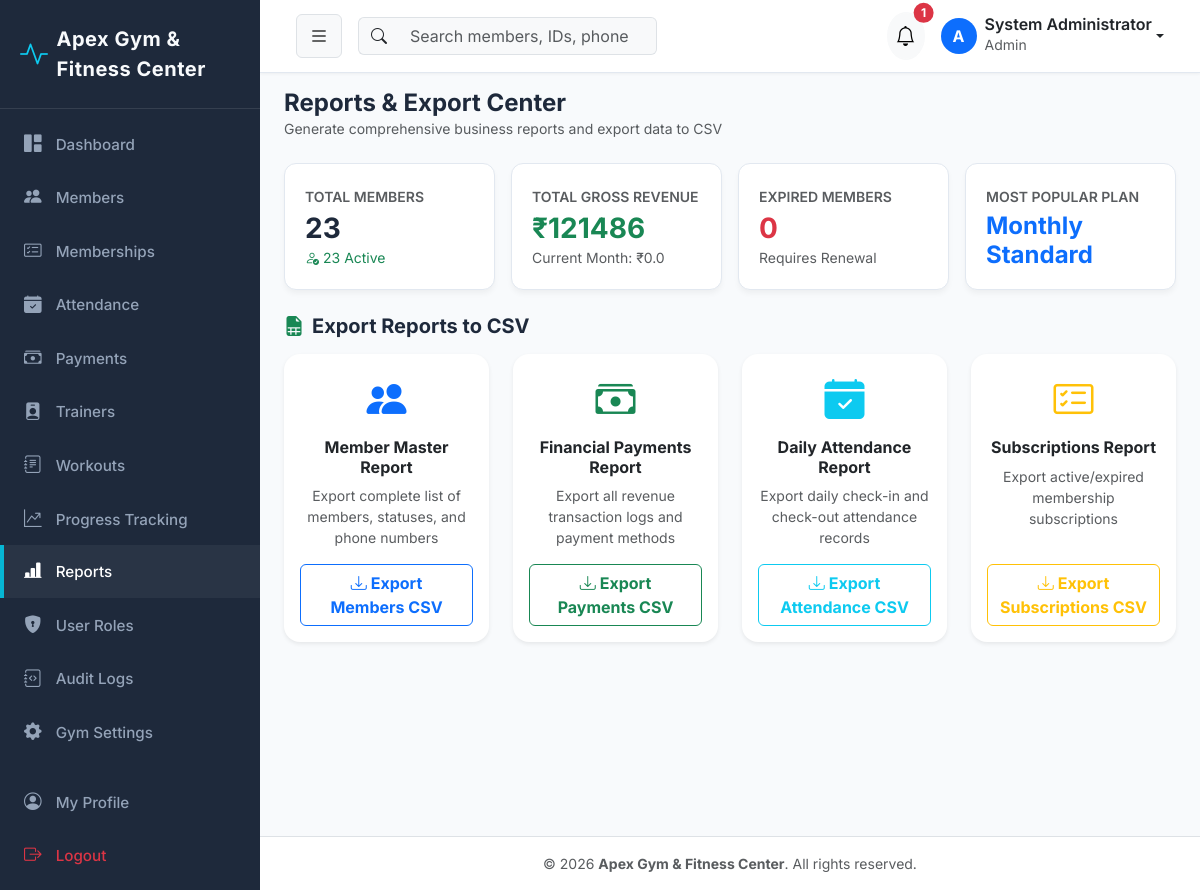
Page /reports/ (signed in) on the committed database.
### gym_settings/models.py (models this page shows, shortened)
class GymSetting(models.Model):
    name = models.CharField(max_length=150, default='Apex Gym & Fitness Center')
    logo = models.ImageField(upload_to='gym_logo/', blank=True, null=True)
    address = models.TextField(default='123 Fitness Avenue, Tech District, City Center')
    phone = models.CharField(max_length=20, default='+1 (555) 019-2834')
    email = models.EmailField(default='contact@apexgym.com')
    opening_time = models.TimeField(default=time(6, 0))
    closing_time = models.TimeField(default=time(22, 0))
    currency = models.CharField(max_length=10, default='₹')
    tax_percentage = models.DecimalField(max_digits=5, decimal_places=2, default=18.00)
    updated_at = models.DateTimeField(auto_now=True)
    @classmethod
    def get_settings(cls):
        obj, created = cls.objects.get_or_create(pk=1)
        return obj

### accounts/models.py (models this page shows, shortened)
class User(AbstractUser):
    class Role(models.TextChoices):
        ADMIN = 'ADMIN', 'Admin'
        STAFF = 'STAFF', 'Staff'
        TRAINER = 'TRAINER', 'Trainer'
        MEMBER = 'MEMBER', 'Member'
    role = models.CharField(
        max_length=20,
        choices=Role.choices,
        default=Role.MEMBER,
        help_text='Role for role-based access control'
    )
    phone = models.CharField(max_length=20, blank=True, null=True)
    profile_picture = models.ImageField(upload_to='profiles/', blank=True, null=True)
    created_at = models.DateTimeField(auto_now_add=True)
    updated_at = models.DateTimeField(auto_now=True)
    @property
    def is_admin(self):
        return self.role == self.Role.ADMIN or self.is_superuser
    def get_full_name_or_username(self):
        full = f"{self.first_name} {self.last_name}".strip()
        return full if full else self.username

### memberships/models.py (models this page shows, shortened)
class MembershipPlan(models.Model):
    name = models.CharField(max_length=100)
    description = models.TextField(blank=True, null=True)
    duration_days = models.PositiveIntegerField(help_text='Duration in days, e.g. 30, 90, 365')
    price = models.DecimalField(max_digits=10, decimal_places=2)
    features = models.TextField(help_text='Features comma or newline separated', blank=True, null=True)
    is_active = models.BooleanField(default=True)
    created_at = models.DateTimeField(auto_now_add=True)

### reports/views.py (the view)
# urls.py: path('', views.report_index_view, name='index'),
@login_required
def report_index_view(request):
    if not (request.user.is_admin or request.user.is_staff_user):
        messages.error(request, "Access denied.")
        return redirect('dashboard:index')
    total_members = Member.objects.count()
    active_members = Member.objects.filter(status='ACTIVE').count()
    expired_members = Member.objects.filter(status='EXPIRED').count()
    total_revenue = Payment.objects.filter(status='PAID').aggregate(Sum('amount'))['amount__sum'] or 0.00
    month_start = timezone.now().date().replace(day=1)
    monthly_revenue = Payment.objects.filter(status='PAID', payment_date__gte=month_start).aggregate(Sum('amount'))['amount__sum'] or 0.00
    plan_stats = MembershipPlan.objects.annotate(sub_count=Count('subscriptions')).order_by('-sub_count')
    return render(request, 'reports/report_index.html', {
        'total_members': total_members,
        'active_members': active_members,
        'expired_members': expired_members,
        'total_revenue': total_revenue,
        'monthly_revenue': monthly_revenue,
        'plan_stats': plan_stats
    })

### templates/reports/report_index.html (shortened to what this page needs)
{% extends "base.html" %}
{% block content %}
<div class="d-flex justify-content-between align-items-center mb-4">
    <div>
        <h4 class="fw-bold mb-0">Reports & Export Center</h4>
        <p class="text-muted small mb-0">Generate comprehensive business reports and export data to CSV</p>
    </div>
</div>
<div class="row g-3 mb-4">
    <div class="col-12 col-md-3">
        <div class="stat-card">
            <span class="text-muted small fw-semibold text-uppercase">Total Members</span>
            <h3 class="fw-bold mb-0 mt-1">{{ total_members }}</h3>
            <small class="text-success"><i class="bi bi-person-check me-1"></i>{{ active_members }} Active</small>
        </div>
    </div>
    <div class="col-12 col-md-3">
        <div class="stat-card">
            <span class="text-muted small fw-semibold text-uppercase">Total Gross Revenue</span>
            <h3 class="fw-bold mb-0 mt-1 text-success">₹{{ total_revenue }}</h3>
            <small class="text-muted">Current Month: ₹{{ monthly_revenue }}</small>
        </div>
    </div>
    <div class="col-12 col-md-3">
        <div class="stat-card">
            <span class="text-muted small fw-semibold text-uppercase">Expired Members</span>
            <h3 class="fw-bold mb-0 mt-1 text-danger">{{ expired_members }}</h3>
            <small class="text-muted">Requires Renewal</small>
        </div>
    </div>
    <div class="col-12 col-md-3">
        <div class="stat-card">
            <span class="text-muted small fw-semibold text-uppercase">Most Popular Plan</span>
            <h4 class="fw-bold mb-0 mt-1 text-primary">{% if plan_stats %}{{ plan_stats.0.name }}{% else %}Standard{% endif %}</h4>
        </div>
    </div>
</div>
<h5 class="fw-bold mb-3"><i class="bi bi-file-earmark-spreadsheet-fill text-success me-2"></i>Export Reports to CSV</h5>
<div class="row g-4">
    <div class="col-12 col-md-6 col-lg-3">
        <div class="card border-0 shadow-sm rounded-4 p-3 text-center h-100">
            <i class="bi bi-people-fill text-primary fs-1 mb-2"></i>
            <h6 class="fw-bold">Member Master Report</h6>
            <p class="text-muted small">Export complete list of members, statuses, and phone numbers</p>
            <a href="{% url 'reports:export_csv' 'members' %}" class="btn btn-outline-primary fw-bold mt-auto"><i class="bi bi-download me-1"></i>Export Members CSV</a>
        </div>
    </div>
    <div class="col-12 col-md-6 col-lg-3">
        <div class="card border-0 shadow-sm rounded-4 p-3 text-center h-100">
            <i class="bi bi-cash-stack text-success fs-1 mb-2"></i>
            <h6 class="fw-bold">Financial Payments Report</h6>
            <p class="text-muted small">Export all revenue transaction logs and payment methods</p>
            <a href="{% url 'reports:export_csv' 'payments' %}" class="btn btn-outline-success fw-bold mt-auto"><i class="bi bi-download me-1"></i>Export Payments CSV</a>
        </div>
    </div>
    <div class="col-12 col-md-6 col-lg-3">
        <div class="card border-0 shadow-sm rounded-4 p-3 text-center h-100">
            <i class="bi bi-calendar-check-fill text-info fs-1 mb-2"></i>
            <h6 class="fw-bold">Daily Attendance Report</h6>
            <p class="text-muted small">Export daily check-in and check-out attendance records</p>
            <a href="{% url 'reports:export_csv' 'attendance' %}" class="btn btn-outline-info fw-bold mt-auto"><i class="bi bi-download me-1"></i>Export Attendance CSV</a>
        </div>
    </div>
    <div class="col-12 col-md-6 col-lg-3">
        <div class="card border-0 shadow-sm rounded-4 p-3 text-center h-100">
            <i class="bi bi-card-checklist text-warning fs-1 mb-2"></i>
            <h6 class="fw-bold">Subscriptions Report</h6>
            <p class="text-muted small">Export active/expired membership subscriptions</p>
            <a href="{% url 'reports:export_csv' 'subscriptions' %}" class="btn btn-outline-warning fw-bold mt-auto"><i class="bi bi-download me-1"></i>Export Subscriptions CSV</a>
        </div>
    </div>
</div>
{% endblock %}

### templates/base.html (shortened to what this page needs)
<!DOCTYPE html>
<html lang="en">
<head>
    <link href="https://cdn.jsdelivr.net/npm/bootstrap@5.3.2/dist/css/bootstrap.min.css" rel="stylesheet">
    <link href="https://cdn.jsdelivr.net/npm/bootstrap-icons@1.11.1/font/bootstrap-icons.css" rel="stylesheet">
    {% load static %}
    <link rel="stylesheet" href="{% static 'css/custom.css' %}">
</head>
<body>
    <div id="wrapper">
        {% if user.is_authenticated %}
        <aside id="sidebar-wrapper">
            <div class="sidebar-heading d-flex align-items-center">
                <i class="bi bi-activity text-info me-2 fs-3"></i>
                <span class="fw-bold">{{ gym_info.name|default:"Apex Fitness" }}</span>
            </div>
            <div class="list-group list-group-flush py-2">
                <a href="{% url 'dashboard:index' %}" class="list-group-item {% if request.resolver_match.app_name == 'dashboard' %}active{% endif %}">
                    <i class="bi bi-grid-1x2-fill"></i> Dashboard
                </a>
                {% if user.is_admin or user.is_staff_user %}
                <a href="{% url 'members:list' %}" class="list-group-item {% if request.resolver_match.app_name == 'members' %}active{% endif %}">
                    <i class="bi bi-people-fill"></i> Members
                </a>
                <a href="{% url 'memberships:subscription_list' %}" class="list-group-item {% if request.resolver_match.app_name == 'memberships' %}active{% endif %}">
                    <i class="bi bi-card-checklist"></i> Memberships
                </a>
                <a href="{% url 'attendance:list' %}" class="list-group-item {% if request.resolver_match.app_name == 'attendance' %}active{% endif %}">
                    <i class="bi bi-calendar-check-fill"></i> Attendance
                </a>
                <a href="{% url 'payments:list' %}" class="list-group-item {% if request.resolver_match.app_name == 'payments' %}active{% endif %}">
                    <i class="bi bi-cash-stack"></i> Payments
                </a>
                <a href="{% url 'trainers:list' %}" class="list-group-item {% if request.resolver_match.app_name == 'trainers' %}active{% endif %}">
                    <i class="bi bi-person-badge-fill"></i> Trainers
                </a>
                {% endif %}
                <a href="{% url 'workouts:list' %}" class="list-group-item {% if request.resolver_match.app_name == 'workouts' and request.resolver_match.url_name != 'progress' %}active{% endif %}">
                    <i class="bi bi-journal-text"></i> Workouts
                </a>
                <a href="{% url 'workouts:progress' %}" class="list-group-item {% if request.resolver_match.url_name == 'progress' %}active{% endif %}">
                    <i class="bi bi-graph-up-arrow"></i> Progress Tracking
                </a>
                {% if user.is_admin or user.is_staff_user %}
                <a href="{% url 'reports:index' %}" class="list-group-item {% if request.resolver_match.app_name == 'reports' %}active{% endif %}">
                    <i class="bi bi-bar-chart-line-fill"></i> Reports
                </a>
                {% endif %}
                {% if user.is_admin %}
                <a href="{% url 'accounts:user_list' %}" class="list-group-item {% if request.resolver_match.url_name == 'user_list' %}active{% endif %}">
                    <i class="bi bi-shield-lock-fill"></i> User Roles
                </a>
                <a href="{% url 'audit_logs:list' %}" class="list-group-item {% if request.resolver_match.app_name == 'audit_logs' %}active{% endif %}">
                    <i class="bi bi-journal-code"></i> Audit Logs
                </a>
                <a href="{% url 'gym_settings:index' %}" class="list-group-item {% if request.resolver_match.app_name == 'gym_settings' %}active{% endif %}">
                    <i class="bi bi-gear-fill"></i> Gym Settings
                </a>
                {% endif %}
                <a href="{% url 'accounts:profile' %}" class="list-group-item mt-3 {% if request.resolver_match.url_name == 'profile' %}active{% endif %}">
                    <i class="bi bi-person-circle"></i> My Profile
                </a>
                <a href="{% url 'accounts:logout' %}" class="list-group-item text-danger">
                    <i class="bi bi-box-arrow-right"></i> Logout
                </a>
            </div>
        </aside>
        {% endif %}
        <div id="page-content-wrapper">
            {% if user.is_authenticated %}
            <nav class="navbar navbar-expand-lg top-navbar">
                <div class="container-fluid">
                    <button class="btn btn-light border" id="sidebarToggle">
                        <i class="bi bi-list fs-5"></i>
                    </button>
                    <form class="d-none d-md-flex ms-3 me-auto" action="{% url 'members:list' %}" method="GET">
                        <div class="input-group">
                            <span class="input-group-text bg-light border-end-0"><i class="bi bi-search"></i></span>
                            <input class="form-control bg-light border-start-0" type="search" name="q" placeholder="Search members, IDs, phone..." aria-label="Search">
                        </div>
                    </form>
                    <div class="d-flex align-items-center ms-auto">
                        <div class="dropdown me-3">
                            <button class="btn btn-light position-relative rounded-circle p-2" type="button" data-bs-toggle="dropdown">
                                <i class="bi bi-bell fs-5"></i>
                                {% if unread_notifications_count > 0 %}
                                <span class="position-absolute top-0 start-100 translate-middle badge rounded-pill bg-danger">
                                    {{ unread_notifications_count }}
                                </span>
                                {% endif %}
                            </button>
                        </div>
                        <div class="dropdown">
                            <a class="d-flex align-items-center text-decoration-none dropdown-toggle text-dark" href="#" data-bs-toggle="dropdown">
                                <div class="bg-primary text-white rounded-circle d-flex align-items-center justify-content-center me-2 fw-bold" style="width: 36px; height: 36px;">
                                    {{ user.username|slice:":1"|upper }}
                                </div>
                                <div class="d-none d-sm-block text-start">
                                    <div class="fw-semibold lh-1">{{ user.get_full_name_or_username }}</div>
                                    <small class="text-muted">{{ user.get_role_display }}</small>
                                </div>
                            </a>
                        </div>
                    </div>
                </div>
            </nav>
            {% endif %}
            <div class="container-fluid pt-3 px-4">
                {% block content %}{% endblock %}
            </div>
            <footer class="mt-auto py-3 bg-white border-top text-center text-muted small">
                <div class="container">
                    &copy; {% now "Y" %} <strong>{{ gym_info.name|default:"Apex Gym & Fitness Center" }}</strong>. All rights reserved.
                </div>
            </footer>
        </div>
    </div>
</body>
</html>

### rows in the picture
GymSetting: name "Apex Gym & Fitness Center"
User: username "A", get_full_name_or_username "System Administrator", role "Admin"
MembershipPlan: name "Monthly Standard"

### other values in the picture
{{ unread_notifications_count }} "1"
{{ total_members }} "23"
{{ active_members }} "23"
{{ total_revenue }} "121486"
{{ monthly_revenue }} "0.0"
{{ expired_members }} "0"
